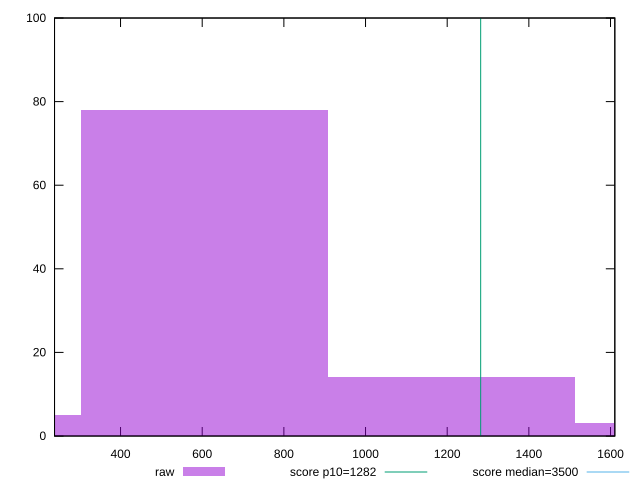

Write the gnuplot code that produced this figure.
reset

$raw <<EOF
605.0253625175636 78
1210.0507250351272 14
1815.0760875526908 3
0 5
EOF

set key outside below
set boxwidth 605.0253625175636
set xrange [238.328:1610.54]
set yrange [0:100]
set trange [0:100]
set style fill transparent solid 0.5 noborder

set parametric
set terminal svg size 640, 490 enhanced background rgb 'white'
set output "report_00015_2021-02-09T16-11-33.973Z/bootup-time/samples/pages+cached+noadtech/raw/histogram.svg"

plot $raw title "raw" with boxes, \
     1282,t title "score p10=1282", \
     3500,t title "score median=3500"

reset
